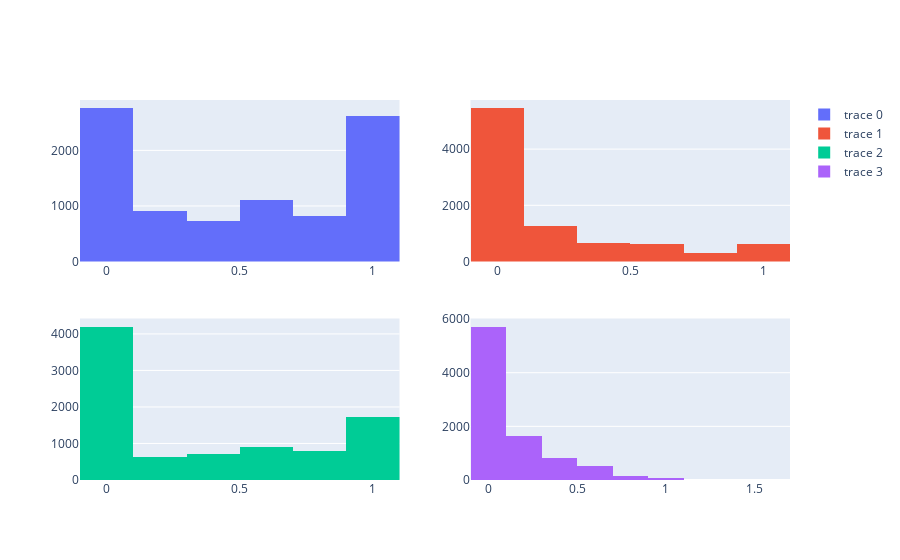

Notebook code cell kept with this figure:
### Code cell
fig = make_subplots(rows=2,cols=2)

fig.add_trace(trace=go.Histogram(x=df['PURCHASES_FREQUENCY'],nbinsx=10),
              row=1,col=1)

fig.add_trace(trace=go.Histogram(x=df['ONEOFF_PURCHASES_FREQUENCY'],nbinsx=10),
              row=1,col=2)

fig.add_trace(trace=go.Histogram(x=df['PURCHASES_INSTALLMENTS_FREQUENCY'],nbinsx=10),
              row=2,col=1)

fig.add_trace(trace=go.Histogram(x=df['CASH_ADVANCE_FREQUENCY'],nbinsx=10),
              row=2,col=2)

### Figure 1 — Plotly figure (JSON) as saved in the notebook; plotly's stock layout.template omitted (floating-point values rounded to 4 significant figures; data arrays with more than 128 entries replaced by an {"elided": "..."} marker saying what was removed)
{"data": [{"nbinsx": 10, "type": "histogram", "x": {"elided": "8949 float values"}, "xaxis": "x", "yaxis": "y"}, {"nbinsx": 10, "type": "histogram", "x": {"elided": "8949 float values"}, "xaxis": "x2", "yaxis": "y2"}, {"nbinsx": 10, "type": "histogram", "x": {"elided": "8949 float values"}, "xaxis": "x3", "yaxis": "y3"}, {"nbinsx": 10, "type": "histogram", "x": {"elided": "8949 float values"}, "xaxis": "x4", "yaxis": "y4"}], "layout": {"xaxis": {"anchor": "y", "domain": [0.0, 0.45]}, "xaxis2": {"anchor": "y2", "domain": [0.55, 1.0]}, "xaxis3": {"anchor": "y3", "domain": [0.0, 0.45]}, "xaxis4": {"anchor": "y4", "domain": [0.55, 1.0]}, "yaxis": {"anchor": "x", "domain": [0.575, 1.0]}, "yaxis2": {"anchor": "x2", "domain": [0.575, 1.0]}, "yaxis3": {"anchor": "x3", "domain": [0.0, 0.425]}, "yaxis4": {"anchor": "x4", "domain": [0.0, 0.425]}}}
